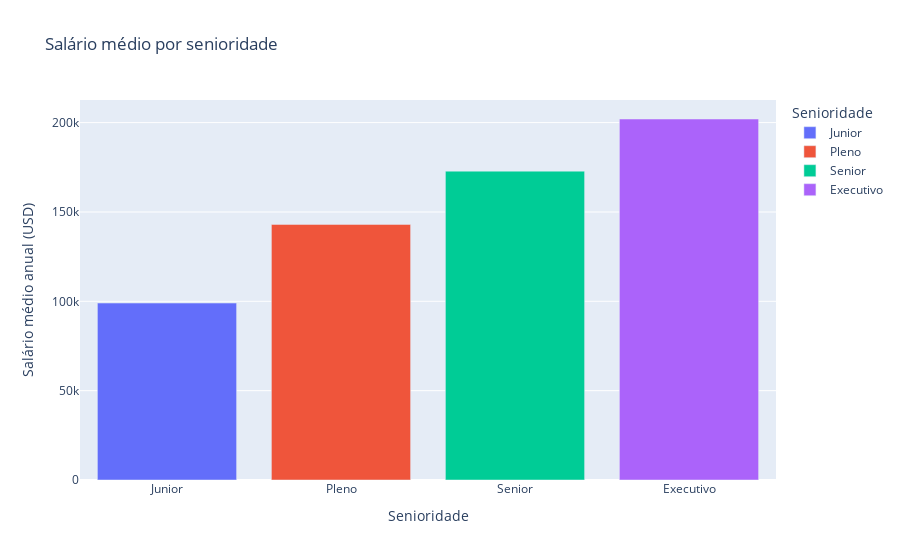

The code cell stored with this chart in its notebook:
### Code cell
fig = px.bar(
    df_limpos.groupby('senioridade')['usd'].mean().reset_index(),
    x='senioridade',
    y='usd',
    category_orders={'senioridade': ordem_senioridade},
    title='Salário médio por senioridade',
    labels={'usd': 'Salário médio anual (USD)', 'senioridade': 'Senioridade'},
    color='senioridade'
)
fig.show()

### Figure 1 — Plotly figure (JSON) as saved in the notebook; plotly's stock layout.template omitted (floating-point values rounded to 4 significant figures)
{"data": [{"hovertemplate": "Senioridade=%{x}<br>Salário médio anual (USD)=%{y}<extra></extra>", "legendgroup": "Junior", "marker": {"color": "#636efa", "pattern": {"shape": ""}}, "name": "Junior", "orientation": "v", "showlegend": true, "textposition": "auto", "type": "bar", "x": ["Junior"], "xaxis": "x", "y": [99030.0], "yaxis": "y"}, {"hovertemplate": "Senioridade=%{x}<br>Salário médio anual (USD)=%{y}<extra></extra>", "legendgroup": "Pleno", "marker": {"color": "#EF553B", "pattern": {"shape": ""}}, "name": "Pleno", "orientation": "v", "showlegend": true, "textposition": "auto", "type": "bar", "x": ["Pleno"], "xaxis": "x", "y": [143000.0], "yaxis": "y"}, {"hovertemplate": "Senioridade=%{x}<br>Salário médio anual (USD)=%{y}<extra></extra>", "legendgroup": "Senior", "marker": {"color": "#00cc96", "pattern": {"shape": ""}}, "name": "Senior", "orientation": "v", "showlegend": true, "textposition": "auto", "type": "bar", "x": ["Senior"], "xaxis": "x", "y": [172900.0], "yaxis": "y"}, {"hovertemplate": "Senioridade=%{x}<br>Salário médio anual (USD)=%{y}<extra></extra>", "legendgroup": "Executivo", "marker": {"color": "#ab63fa", "pattern": {"shape": ""}}, "name": "Executivo", "orientation": "v", "showlegend": true, "textposition": "auto", "type": "bar", "x": ["Executivo"], "xaxis": "x", "y": [202000.0], "yaxis": "y"}], "layout": {"barmode": "relative", "legend": {"title": {"text": "Senioridade"}, "tracegroupgap": 0}, "title": {"text": "Salário médio por senioridade"}, "xaxis": {"anchor": "y", "categoryarray": ["Junior", "Pleno", "Senior", "Executivo"], "categoryorder": "array", "domain": [0, 1], "title": {"text": "Senioridade"}}, "yaxis": {"anchor": "x", "domain": [0, 1], "title": {"text": "Salário médio anual (USD)"}}}}
